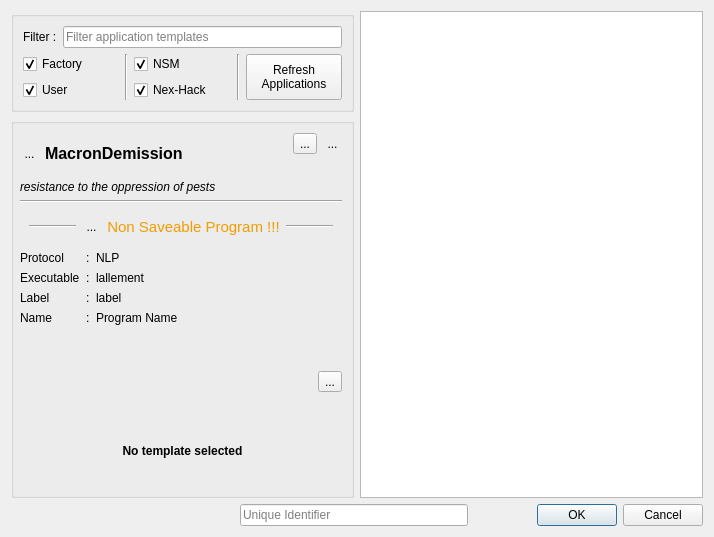
<?xml version="1.0" encoding="UTF-8"?>
<ui version="4.0">
 <class>DialogAddApplication</class>
 <widget class="QDialog" name="DialogAddApplication">
  <property name="windowModality">
   <enum>Qt::NonModal</enum>
  </property>
  <property name="geometry">
   <rect>
    <x>0</x>
    <y>0</y>
    <width>714</width>
    <height>537</height>
   </rect>
  </property>
  <property name="windowTitle">
   <string>Add Application</string>
  </property>
  <property name="modal">
   <bool>false</bool>
  </property>
  <layout class="QVBoxLayout" name="verticalLayout">
   <item>
    <layout class="QHBoxLayout" name="horizontalLayout_3">
     <item>
      <layout class="QVBoxLayout" name="verticalLayout_2">
       <item>
        <widget class="QGroupBox" name="groupBox">
         <property name="sizePolicy">
          <sizepolicy hsizetype="Preferred" vsizetype="Fixed">
           <horstretch>0</horstretch>
           <verstretch>0</verstretch>
          </sizepolicy>
         </property>
         <property name="title">
          <string/>
         </property>
         <layout class="QVBoxLayout" name="verticalLayout_3">
          <item>
           <layout class="QHBoxLayout" name="horizontalLayout_2">
            <item>
             <widget class="QLabel" name="label">
              <property name="text">
               <string>Filter :</string>
              </property>
             </widget>
            </item>
            <item>
             <widget class="OpenSessionFilterBar" name="filterBar">
              <property name="placeholderText">
               <string>Filter application templates</string>
              </property>
              <property name="clearButtonEnabled">
               <bool>true</bool>
              </property>
             </widget>
            </item>
           </layout>
          </item>
          <item>
           <layout class="QGridLayout" name="gridLayout">
            <item row="0" column="3" rowspan="2">
             <widget class="Line" name="line_6">
              <property name="orientation">
               <enum>Qt::Vertical</enum>
              </property>
             </widget>
            </item>
            <item row="0" column="2">
             <widget class="QCheckBox" name="checkBoxFactory">
              <property name="layoutDirection">
               <enum>Qt::LeftToRight</enum>
              </property>
              <property name="text">
               <string>Factory</string>
              </property>
              <property name="checked">
               <bool>true</bool>
              </property>
             </widget>
            </item>
            <item row="0" column="4">
             <widget class="QCheckBox" name="checkBoxNsm">
              <property name="toolTip">
               <string>&lt;html&gt;&lt;head/&gt;&lt;body&gt;&lt;p&gt;NSM is the protocol used by modern audio programs to ensure a good session management.&lt;/p&gt;&lt;/body&gt;&lt;/html&gt;</string>
              </property>
              <property name="text">
               <string>NSM</string>
              </property>
              <property name="checked">
               <bool>true</bool>
              </property>
             </widget>
            </item>
            <item row="1" column="2">
             <widget class="QCheckBox" name="checkBoxUser">
              <property name="text">
               <string>User</string>
              </property>
              <property name="checked">
               <bool>true</bool>
              </property>
             </widget>
            </item>
            <item row="1" column="4">
             <widget class="QCheckBox" name="checkBoxNexHack">
              <property name="toolTip">
               <string>&lt;html&gt;&lt;head/&gt;&lt;body&gt;&lt;p&gt;&lt;span style=&quot; font-weight:600;&quot;&gt;Nex-Hack&lt;/span&gt; is a fake protocol that tries to manage non NSM compatible programs as it can.&lt;/p&gt;&lt;p&gt;It can be useful :&lt;/p&gt;&lt;ul style=&quot;margin-top: 0px; margin-bottom: 0px; margin-left: 0px; margin-right: 0px; -qt-list-indent: 1;&quot;&gt;&lt;li style=&quot; margin-top:12px; margin-bottom:0px; margin-left:0px; margin-right:0px; -qt-block-indent:0; text-indent:0px;&quot;&gt;for audio programs that don't have NSM implementation yet&lt;/li&gt;&lt;li style=&quot; margin-top:0px; margin-bottom:12px; margin-left:0px; margin-right:0px; -qt-block-indent:0; text-indent:0px;&quot;&gt;for non-audio programs&lt;/li&gt;&lt;/ul&gt;&lt;/body&gt;&lt;/html&gt;</string>
              </property>
              <property name="text">
               <string>Nex-Hack</string>
              </property>
              <property name="checkable">
               <bool>true</bool>
              </property>
              <property name="checked">
               <bool>true</bool>
              </property>
             </widget>
            </item>
            <item row="0" column="6" rowspan="2">
             <widget class="QPushButton" name="pushButtonRefresh">
              <property name="sizePolicy">
               <sizepolicy hsizetype="Minimum" vsizetype="Expanding">
                <horstretch>0</horstretch>
                <verstretch>0</verstretch>
               </sizepolicy>
              </property>
              <property name="text">
               <string>Refresh
Applications</string>
              </property>
              <property name="icon">
               <iconset theme="view-refresh">
                <normaloff>.</normaloff>.</iconset>
              </property>
             </widget>
            </item>
            <item row="0" column="5" rowspan="2">
             <widget class="Line" name="line_4">
              <property name="orientation">
               <enum>Qt::Vertical</enum>
              </property>
             </widget>
            </item>
           </layout>
          </item>
         </layout>
        </widget>
       </item>
       <item>
        <widget class="QGroupBox" name="groupBox_2">
         <property name="title">
          <string/>
         </property>
         <layout class="QVBoxLayout" name="verticalLayout_4">
          <property name="spacing">
           <number>6</number>
          </property>
          <property name="leftMargin">
           <number>0</number>
          </property>
          <property name="topMargin">
           <number>0</number>
          </property>
          <property name="rightMargin">
           <number>0</number>
          </property>
          <property name="bottomMargin">
           <number>0</number>
          </property>
          <item>
           <widget class="QWidget" name="widgetTemplateInfos" native="true">
            <property name="styleSheet">
             <string notr="true"/>
            </property>
            <layout class="QVBoxLayout" name="verticalLayout_6">
             <property name="leftMargin">
              <number>6</number>
             </property>
             <item>
              <layout class="QHBoxLayout" name="horizontalLayout_4">
               <item>
                <widget class="FakeToolButton" name="toolButtonIcon">
                 <property name="styleSheet">
                  <string notr="true">QToolButton{border:none}</string>
                 </property>
                 <property name="text">
                  <string>...</string>
                 </property>
                 <property name="icon">
                  <iconset theme="application-pdf">
                   <normaloff>.</normaloff>.</iconset>
                 </property>
                 <property name="iconSize">
                  <size>
                   <width>64</width>
                   <height>64</height>
                  </size>
                 </property>
                </widget>
               </item>
               <item>
                <widget class="QLabel" name="labelTemplateName">
                 <property name="font">
                  <font>
                   <pointsize>12</pointsize>
                   <weight>75</weight>
                   <bold>true</bold>
                  </font>
                 </property>
                 <property name="text">
                  <string>MacronDemission</string>
                 </property>
                </widget>
               </item>
               <item>
                <spacer name="horizontalSpacer">
                 <property name="orientation">
                  <enum>Qt::Horizontal</enum>
                 </property>
                 <property name="sizeHint" stdset="0">
                  <size>
                   <width>40</width>
                   <height>20</height>
                  </size>
                 </property>
                </spacer>
               </item>
               <item>
                <layout class="QVBoxLayout" name="verticalLayout_8">
                 <item>
                  <layout class="QHBoxLayout" name="horizontalLayout_5">
                   <item>
                    <widget class="QToolButton" name="toolButtonUser">
                     <property name="styleSheet">
                      <string notr="true">QToolButton::menu-indicator{ image: url(none.jpg);}\nQToolButton {border: none}</string>
                     </property>
                     <property name="text">
                      <string>...</string>
                     </property>
                     <property name="icon">
                      <iconset resource="../resources.qrc">
                       <normaloff>:/scalable/breeze/im-user.svg</normaloff>:/scalable/breeze/im-user.svg</iconset>
                     </property>
                     <property name="iconSize">
                      <size>
                       <width>22</width>
                       <height>22</height>
                      </size>
                     </property>
                     <property name="popupMode">
                      <enum>QToolButton::InstantPopup</enum>
                     </property>
                    </widget>
                   </item>
                   <item>
                    <widget class="FavoriteToolButton" name="toolButtonFavorite">
                     <property name="toolTip">
                      <string>&lt;html&gt;&lt;head/&gt;&lt;body&gt;&lt;p&gt;Add this template to favorites / Remove this template from favorites&lt;/p&gt;&lt;/body&gt;&lt;/html&gt;</string>
                     </property>
                     <property name="styleSheet">
                      <string notr="true">QToolButton {border: none}</string>
                     </property>
                     <property name="text">
                      <string>...</string>
                     </property>
                     <property name="icon">
                      <iconset resource="../resources.qrc">
                       <normaloff>:/scalable/breeze/draw-star.svg</normaloff>:/scalable/breeze/draw-star.svg</iconset>
                     </property>
                     <property name="iconSize">
                      <size>
                       <width>22</width>
                       <height>22</height>
                      </size>
                     </property>
                    </widget>
                   </item>
                  </layout>
                 </item>
                 <item>
                  <spacer name="verticalSpacer_3">
                   <property name="orientation">
                    <enum>Qt::Vertical</enum>
                   </property>
                   <property name="sizeType">
                    <enum>QSizePolicy::Maximum</enum>
                   </property>
                   <property name="sizeHint" stdset="0">
                    <size>
                     <width>20</width>
                     <height>20</height>
                    </size>
                   </property>
                  </spacer>
                 </item>
                </layout>
               </item>
              </layout>
             </item>
             <item>
              <widget class="QLabel" name="labelDescription">
               <property name="font">
                <font>
                 <italic>true</italic>
                </font>
               </property>
               <property name="text">
                <string>resistance to the oppression of pests</string>
               </property>
               <property name="wordWrap">
                <bool>true</bool>
               </property>
              </widget>
             </item>
             <item>
              <widget class="Line" name="line">
               <property name="orientation">
                <enum>Qt::Horizontal</enum>
               </property>
              </widget>
             </item>
             <item>
              <widget class="QWidget" name="widgetNonSaveable" native="true">
               <layout class="QHBoxLayout" name="horizontalLayout_7">
                <item>
                 <widget class="Line" name="line_3">
                  <property name="orientation">
                   <enum>Qt::Horizontal</enum>
                  </property>
                 </widget>
                </item>
                <item>
                 <widget class="FakeToolButton" name="toolButtonNoSave">
                  <property name="styleSheet">
                   <string notr="true">QToolButton{border:none}</string>
                  </property>
                  <property name="text">
                   <string>...</string>
                  </property>
                  <property name="icon">
                   <iconset resource="../resources.qrc">
                    <normaloff>:/scalable/breeze/document-nosave.svg</normaloff>:/scalable/breeze/document-nosave.svg</iconset>
                  </property>
                  <property name="iconSize">
                   <size>
                    <width>32</width>
                    <height>32</height>
                   </size>
                  </property>
                 </widget>
                </item>
                <item>
                 <widget class="QLabel" name="label_2">
                  <property name="font">
                   <font>
                    <pointsize>11</pointsize>
                    <weight>50</weight>
                    <bold>false</bold>
                    <underline>false</underline>
                    <strikeout>false</strikeout>
                    <kerning>true</kerning>
                   </font>
                  </property>
                  <property name="styleSheet">
                   <string notr="true">QLabel{color:#f19d02}</string>
                  </property>
                  <property name="text">
                   <string>Non Saveable Program !!!</string>
                  </property>
                  <property name="alignment">
                   <set>Qt::AlignCenter</set>
                  </property>
                 </widget>
                </item>
                <item>
                 <widget class="Line" name="line_2">
                  <property name="orientation">
                   <enum>Qt::Horizontal</enum>
                  </property>
                 </widget>
                </item>
               </layout>
              </widget>
             </item>
             <item>
              <layout class="QGridLayout" name="gridLayoutInfos">
               <item row="3" column="1">
                <widget class="QLabel" name="labelProtocolColon">
                 <property name="sizePolicy">
                  <sizepolicy hsizetype="Fixed" vsizetype="Preferred">
                   <horstretch>0</horstretch>
                   <verstretch>0</verstretch>
                  </sizepolicy>
                 </property>
                 <property name="text">
                  <string>:</string>
                 </property>
                </widget>
               </item>
               <item row="3" column="0">
                <widget class="QLabel" name="labelProtocolTitle">
                 <property name="text">
                  <string>Protocol</string>
                 </property>
                </widget>
               </item>
               <item row="4" column="0">
                <widget class="QLabel" name="label_8">
                 <property name="sizePolicy">
                  <sizepolicy hsizetype="Fixed" vsizetype="Preferred">
                   <horstretch>0</horstretch>
                   <verstretch>0</verstretch>
                  </sizepolicy>
                 </property>
                 <property name="text">
                  <string>Executable</string>
                 </property>
                </widget>
               </item>
               <item row="4" column="1">
                <widget class="QLabel" name="label_12">
                 <property name="sizePolicy">
                  <sizepolicy hsizetype="Fixed" vsizetype="Preferred">
                   <horstretch>0</horstretch>
                   <verstretch>0</verstretch>
                  </sizepolicy>
                 </property>
                 <property name="text">
                  <string>:</string>
                 </property>
                </widget>
               </item>
               <item row="5" column="2" colspan="2">
                <widget class="QLabel" name="labelLabel">
                 <property name="text">
                  <string>label</string>
                 </property>
                </widget>
               </item>
               <item row="5" column="0">
                <widget class="QLabel" name="labelLabelTitle">
                 <property name="text">
                  <string>Label</string>
                 </property>
                </widget>
               </item>
               <item row="5" column="1">
                <widget class="QLabel" name="labelLabelColon">
                 <property name="sizePolicy">
                  <sizepolicy hsizetype="Fixed" vsizetype="Preferred">
                   <horstretch>0</horstretch>
                   <verstretch>0</verstretch>
                  </sizepolicy>
                 </property>
                 <property name="text">
                  <string>:</string>
                 </property>
                </widget>
               </item>
               <item row="4" column="2" colspan="2">
                <widget class="QLabel" name="labelExecutable">
                 <property name="text">
                  <string>lallement</string>
                 </property>
                </widget>
               </item>
               <item row="3" column="2" colspan="2">
                <widget class="QLabel" name="labelProtocol">
                 <property name="text">
                  <string>NLP</string>
                 </property>
                </widget>
               </item>
               <item row="6" column="0">
                <widget class="QLabel" name="labelNameTitle">
                 <property name="text">
                  <string>Name</string>
                 </property>
                </widget>
               </item>
               <item row="6" column="1">
                <widget class="QLabel" name="labelNameColon">
                 <property name="text">
                  <string>:</string>
                 </property>
                </widget>
               </item>
               <item row="6" column="2" colspan="2">
                <widget class="QLabel" name="labelName">
                 <property name="text">
                  <string>Program Name</string>
                 </property>
                </widget>
               </item>
              </layout>
             </item>
             <item>
              <spacer name="verticalSpacer_4">
               <property name="orientation">
                <enum>Qt::Vertical</enum>
               </property>
               <property name="sizeType">
                <enum>QSizePolicy::Expanding</enum>
               </property>
               <property name="sizeHint" stdset="0">
                <size>
                 <width>20</width>
                 <height>40</height>
                </size>
               </property>
              </spacer>
             </item>
             <item>
              <layout class="QHBoxLayout" name="horizontalLayout_6">
               <item>
                <spacer name="horizontalSpacer_2">
                 <property name="orientation">
                  <enum>Qt::Horizontal</enum>
                 </property>
                 <property name="sizeHint" stdset="0">
                  <size>
                   <width>40</width>
                   <height>20</height>
                  </size>
                 </property>
                </spacer>
               </item>
               <item>
                <widget class="QToolButton" name="toolButtonAdvanced">
                 <property name="toolTip">
                  <string>&lt;html&gt;&lt;head/&gt;&lt;body&gt;&lt;p&gt;Get more informations on this template.&lt;/p&gt;&lt;/body&gt;&lt;/html&gt;</string>
                 </property>
                 <property name="text">
                  <string>...</string>
                 </property>
                 <property name="icon">
                  <iconset theme="dialog-information">
                   <normaloff>.</normaloff>.</iconset>
                 </property>
                </widget>
               </item>
              </layout>
             </item>
            </layout>
           </widget>
          </item>
          <item>
           <widget class="QWidget" name="widgetNoTemplate" native="true">
            <property name="styleSheet">
             <string notr="true"/>
            </property>
            <layout class="QVBoxLayout" name="verticalLayout_7">
             <item>
              <spacer name="verticalSpacerTopInfos">
               <property name="orientation">
                <enum>Qt::Vertical</enum>
               </property>
               <property name="sizeType">
                <enum>QSizePolicy::Expanding</enum>
               </property>
               <property name="sizeHint" stdset="0">
                <size>
                 <width>20</width>
                 <height>40</height>
                </size>
               </property>
              </spacer>
             </item>
             <item>
              <widget class="QLabel" name="labelNoTemplate">
               <property name="font">
                <font>
                 <weight>75</weight>
                 <bold>true</bold>
                 <underline>false</underline>
                </font>
               </property>
               <property name="text">
                <string>No template selected</string>
               </property>
               <property name="alignment">
                <set>Qt::AlignCenter</set>
               </property>
              </widget>
             </item>
             <item>
              <spacer name="verticalSpacer">
               <property name="orientation">
                <enum>Qt::Vertical</enum>
               </property>
               <property name="sizeHint" stdset="0">
                <size>
                 <width>20</width>
                 <height>40</height>
                </size>
               </property>
              </spacer>
             </item>
            </layout>
           </widget>
          </item>
         </layout>
        </widget>
       </item>
      </layout>
     </item>
     <item>
      <widget class="QListWidget" name="templateList">
       <property name="alternatingRowColors">
        <bool>false</bool>
       </property>
       <property name="sortingEnabled">
        <bool>true</bool>
       </property>
      </widget>
     </item>
    </layout>
   </item>
   <item>
    <layout class="QHBoxLayout" name="horizontalLayout">
     <item>
      <spacer name="horizontalSpacer_3">
       <property name="orientation">
        <enum>Qt::Horizontal</enum>
       </property>
       <property name="sizeHint" stdset="0">
        <size>
         <width>40</width>
         <height>20</height>
        </size>
       </property>
      </spacer>
     </item>
     <item>
      <widget class="QLineEdit" name="lineEditUniqueId">
       <property name="toolTip">
        <string>&lt;html&gt;&lt;head/&gt;&lt;body&gt;&lt;p&gt;Set an unique identifier takes sense only if you run multiple instances of the same program in the session.&lt;/p&gt;&lt;p&gt;The unique identifier will be used as client_id for the client, as label and for the JACK client name. This way, you will recognize its instance easily in the client list and in the patchbay.&lt;/p&gt;&lt;/body&gt;&lt;/html&gt;</string>
       </property>
       <property name="inputMask">
        <string/>
       </property>
       <property name="placeholderText">
        <string>Unique Identifier</string>
       </property>
      </widget>
     </item>
     <item>
      <widget class="QDialogButtonBox" name="buttonBox">
       <property name="enabled">
        <bool>true</bool>
       </property>
       <property name="orientation">
        <enum>Qt::Horizontal</enum>
       </property>
       <property name="standardButtons">
        <set>QDialogButtonBox::Cancel|QDialogButtonBox::Ok</set>
       </property>
      </widget>
     </item>
    </layout>
   </item>
  </layout>
  <action name="actionRefreshApplications">
   <property name="text">
    <string>Refresh\nApplications</string>
   </property>
   <property name="shortcut">
    <string>F5</string>
   </property>
  </action>
 </widget>
 <customwidgets>
  <customwidget>
   <class>OpenSessionFilterBar</class>
   <extends>QLineEdit</extends>
   <header>surclassed_widgets</header>
  </customwidget>
  <customwidget>
   <class>FakeToolButton</class>
   <extends>QToolButton</extends>
   <header>surclassed_widgets</header>
  </customwidget>
  <customwidget>
   <class>FavoriteToolButton</class>
   <extends>QToolButton</extends>
   <header>surclassed_widgets</header>
  </customwidget>
 </customwidgets>
 <resources>
  <include location="../resources.qrc"/>
 </resources>
 <connections>
  <connection>
   <sender>buttonBox</sender>
   <signal>accepted()</signal>
   <receiver>DialogAddApplication</receiver>
   <slot>accept()</slot>
   <hints>
    <hint type="sourcelabel">
     <x>248</x>
     <y>254</y>
    </hint>
    <hint type="destinationlabel">
     <x>157</x>
     <y>274</y>
    </hint>
   </hints>
  </connection>
  <connection>
   <sender>buttonBox</sender>
   <signal>rejected()</signal>
   <receiver>DialogAddApplication</receiver>
   <slot>reject()</slot>
   <hints>
    <hint type="sourcelabel">
     <x>316</x>
     <y>260</y>
    </hint>
    <hint type="destinationlabel">
     <x>286</x>
     <y>274</y>
    </hint>
   </hints>
  </connection>
 </connections>
</ui>
